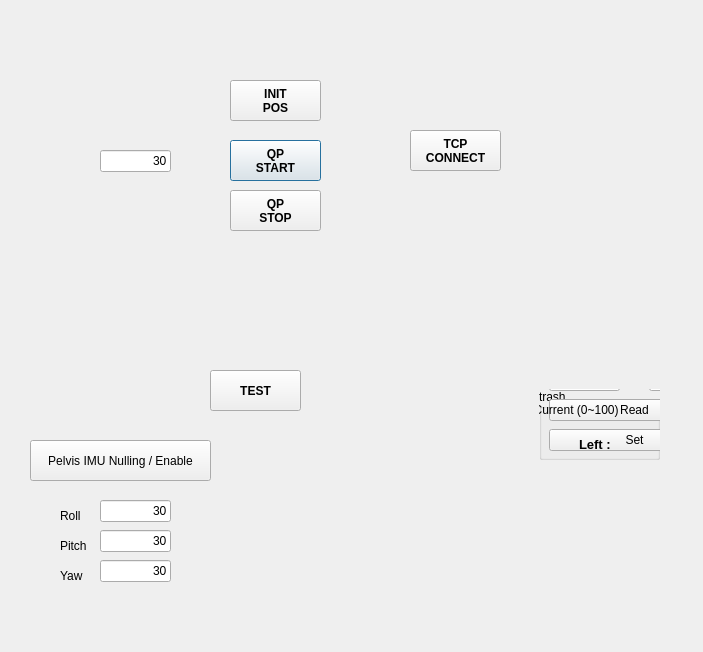
<?xml version="1.0" encoding="UTF-8"?>
<ui version="4.0">
 <class>TutorialDialog</class>
 <widget class="QDialog" name="TutorialDialog">
  <property name="geometry">
   <rect>
    <x>0</x>
    <y>0</y>
    <width>703</width>
    <height>652</height>
   </rect>
  </property>
  <property name="windowTitle">
   <string>Dialog</string>
  </property>
  <widget class="QLineEdit" name="LE_CURRENT">
   <property name="geometry">
    <rect>
     <x>100</x>
     <y>150</y>
     <width>71</width>
     <height>22</height>
    </rect>
   </property>
   <property name="text">
    <string>30</string>
   </property>
   <property name="alignment">
    <set>Qt::AlignRight|Qt::AlignTrailing|Qt::AlignVCenter</set>
   </property>
  </widget>
  <widget class="QPushButton" name="BTN_QP_START">
   <property name="geometry">
    <rect>
     <x>230</x>
     <y>140</y>
     <width>91</width>
     <height>41</height>
    </rect>
   </property>
   <property name="font">
    <font>
     <weight>75</weight>
     <bold>true</bold>
    </font>
   </property>
   <property name="text">
    <string>QP
START</string>
   </property>
  </widget>
  <widget class="QPushButton" name="BTN_QP_STOP">
   <property name="geometry">
    <rect>
     <x>230</x>
     <y>190</y>
     <width>91</width>
     <height>41</height>
    </rect>
   </property>
   <property name="font">
    <font>
     <weight>75</weight>
     <bold>true</bold>
    </font>
   </property>
   <property name="text">
    <string>QP
STOP</string>
   </property>
  </widget>
  <widget class="QGroupBox" name="groupBox">
   <property name="geometry">
    <rect>
     <x>539</x>
     <y>389</y>
     <width>121</width>
     <height>71</height>
    </rect>
   </property>
   <property name="title">
    <string>trash</string>
   </property>
   <widget class="QPushButton" name="BTN_SET_MODI">
    <property name="geometry">
     <rect>
      <x>10</x>
      <y>40</y>
      <width>171</width>
      <height>22</height>
     </rect>
    </property>
    <property name="text">
     <string>Set</string>
    </property>
   </widget>
   <widget class="QLineEdit" name="LE_MODI_R4">
    <property name="geometry">
     <rect>
      <x>10</x>
      <y>-20</y>
      <width>71</width>
      <height>22</height>
     </rect>
    </property>
    <property name="text">
     <string>30</string>
    </property>
    <property name="alignment">
     <set>Qt::AlignRight|Qt::AlignTrailing|Qt::AlignVCenter</set>
    </property>
   </widget>
   <widget class="QLineEdit" name="LE_MODI_R3">
    <property name="geometry">
     <rect>
      <x>10</x>
      <y>-50</y>
      <width>71</width>
      <height>22</height>
     </rect>
    </property>
    <property name="text">
     <string>30</string>
    </property>
    <property name="alignment">
     <set>Qt::AlignRight|Qt::AlignTrailing|Qt::AlignVCenter</set>
    </property>
   </widget>
   <widget class="QLineEdit" name="LE_MODI_R0">
    <property name="geometry">
     <rect>
      <x>10</x>
      <y>-140</y>
      <width>71</width>
      <height>22</height>
     </rect>
    </property>
    <property name="text">
     <string>30</string>
    </property>
    <property name="alignment">
     <set>Qt::AlignRight|Qt::AlignTrailing|Qt::AlignVCenter</set>
    </property>
   </widget>
   <widget class="QLineEdit" name="LE_MODI_L0">
    <property name="geometry">
     <rect>
      <x>110</x>
      <y>-140</y>
      <width>71</width>
      <height>22</height>
     </rect>
    </property>
    <property name="text">
     <string>30</string>
    </property>
    <property name="alignment">
     <set>Qt::AlignRight|Qt::AlignTrailing|Qt::AlignVCenter</set>
    </property>
   </widget>
   <widget class="QPushButton" name="BTN_READ_MODI">
    <property name="geometry">
     <rect>
      <x>10</x>
      <y>10</y>
      <width>171</width>
      <height>22</height>
     </rect>
    </property>
    <property name="text">
     <string>Read</string>
    </property>
   </widget>
   <widget class="QLineEdit" name="LE_MODI_L3">
    <property name="geometry">
     <rect>
      <x>110</x>
      <y>-50</y>
      <width>71</width>
      <height>22</height>
     </rect>
    </property>
    <property name="text">
     <string>30</string>
    </property>
    <property name="alignment">
     <set>Qt::AlignRight|Qt::AlignTrailing|Qt::AlignVCenter</set>
    </property>
   </widget>
   <widget class="QLineEdit" name="LE_MODI_L1">
    <property name="geometry">
     <rect>
      <x>110</x>
      <y>-110</y>
      <width>71</width>
      <height>22</height>
     </rect>
    </property>
    <property name="text">
     <string>30</string>
    </property>
    <property name="alignment">
     <set>Qt::AlignRight|Qt::AlignTrailing|Qt::AlignVCenter</set>
    </property>
   </widget>
   <widget class="QLineEdit" name="LE_MODI_R2">
    <property name="geometry">
     <rect>
      <x>10</x>
      <y>-80</y>
      <width>71</width>
      <height>22</height>
     </rect>
    </property>
    <property name="text">
     <string>30</string>
    </property>
    <property name="alignment">
     <set>Qt::AlignRight|Qt::AlignTrailing|Qt::AlignVCenter</set>
    </property>
   </widget>
   <widget class="QLineEdit" name="LE_MODI_L4">
    <property name="geometry">
     <rect>
      <x>110</x>
      <y>-20</y>
      <width>71</width>
      <height>22</height>
     </rect>
    </property>
    <property name="text">
     <string>30</string>
    </property>
    <property name="alignment">
     <set>Qt::AlignRight|Qt::AlignTrailing|Qt::AlignVCenter</set>
    </property>
   </widget>
   <widget class="QLabel" name="label_22">
    <property name="geometry">
     <rect>
      <x>110</x>
      <y>-170</y>
      <width>71</width>
      <height>21</height>
     </rect>
    </property>
    <property name="font">
     <font>
      <pointsize>10</pointsize>
      <weight>75</weight>
      <bold>true</bold>
     </font>
    </property>
    <property name="text">
     <string>Left</string>
    </property>
    <property name="alignment">
     <set>Qt::AlignCenter</set>
    </property>
   </widget>
   <widget class="QLineEdit" name="LE_MODI_R1">
    <property name="geometry">
     <rect>
      <x>10</x>
      <y>-110</y>
      <width>71</width>
      <height>22</height>
     </rect>
    </property>
    <property name="text">
     <string>30</string>
    </property>
    <property name="alignment">
     <set>Qt::AlignRight|Qt::AlignTrailing|Qt::AlignVCenter</set>
    </property>
   </widget>
   <widget class="QLineEdit" name="LE_MODI_L2">
    <property name="geometry">
     <rect>
      <x>110</x>
      <y>-80</y>
      <width>71</width>
      <height>22</height>
     </rect>
    </property>
    <property name="text">
     <string>30</string>
    </property>
    <property name="alignment">
     <set>Qt::AlignRight|Qt::AlignTrailing|Qt::AlignVCenter</set>
    </property>
   </widget>
   <widget class="QLabel" name="label_21">
    <property name="geometry">
     <rect>
      <x>10</x>
      <y>-170</y>
      <width>71</width>
      <height>21</height>
     </rect>
    </property>
    <property name="font">
     <font>
      <pointsize>10</pointsize>
      <weight>75</weight>
      <bold>true</bold>
     </font>
    </property>
    <property name="text">
     <string>Right</string>
    </property>
    <property name="alignment">
     <set>Qt::AlignCenter</set>
    </property>
   </widget>
   <widget class="QPushButton" name="BTN_INIT_ALLHAND">
    <property name="geometry">
     <rect>
      <x>280</x>
      <y>210</y>
      <width>91</width>
      <height>41</height>
     </rect>
    </property>
    <property name="font">
     <font>
      <weight>75</weight>
      <bold>true</bold>
     </font>
    </property>
    <property name="text">
     <string>All
Init</string>
    </property>
   </widget>
   <widget class="QLabel" name="label_11">
    <property name="geometry">
     <rect>
      <x>-230</x>
      <y>150</y>
      <width>51</width>
      <height>21</height>
     </rect>
    </property>
    <property name="text">
     <string>Finger2</string>
    </property>
   </widget>
   <widget class="QPushButton" name="BTN_R_GRASP0">
    <property name="geometry">
     <rect>
      <x>-170</x>
      <y>90</y>
      <width>71</width>
      <height>22</height>
     </rect>
    </property>
    <property name="text">
     <string>Grasp</string>
    </property>
   </widget>
   <widget class="QPushButton" name="BTN_R_RELEASE3">
    <property name="geometry">
     <rect>
      <x>-90</x>
      <y>180</y>
      <width>71</width>
      <height>22</height>
     </rect>
    </property>
    <property name="text">
     <string>Release</string>
    </property>
   </widget>
   <widget class="QLabel" name="label_20">
    <property name="geometry">
     <rect>
      <x>40</x>
      <y>150</y>
      <width>51</width>
      <height>21</height>
     </rect>
    </property>
    <property name="text">
     <string>Finger2</string>
    </property>
   </widget>
   <widget class="QLabel" name="LB_LF_MODE">
    <property name="geometry">
     <rect>
      <x>40</x>
      <y>40</y>
      <width>191</width>
      <height>31</height>
     </rect>
    </property>
    <property name="font">
     <font>
      <pointsize>10</pointsize>
      <weight>75</weight>
      <bold>true</bold>
     </font>
    </property>
    <property name="text">
     <string>Left : </string>
    </property>
   </widget>
   <widget class="QPushButton" name="BTN_R_GRASP1">
    <property name="geometry">
     <rect>
      <x>-170</x>
      <y>120</y>
      <width>71</width>
      <height>22</height>
     </rect>
    </property>
    <property name="text">
     <string>Grasp</string>
    </property>
   </widget>
   <widget class="Line" name="line">
    <property name="geometry">
     <rect>
      <x>-220</x>
      <y>30</y>
      <width>118</width>
      <height>3</height>
     </rect>
    </property>
    <property name="font">
     <font>
      <pointsize>9</pointsize>
     </font>
    </property>
    <property name="lineWidth">
     <number>2</number>
    </property>
    <property name="orientation">
     <enum>Qt::Horizontal</enum>
    </property>
   </widget>
   <widget class="QLabel" name="label_2">
    <property name="geometry">
     <rect>
      <x>-220</x>
      <y>0</y>
      <width>171</width>
      <height>31</height>
     </rect>
    </property>
    <property name="font">
     <font>
      <pointsize>12</pointsize>
      <weight>75</weight>
      <bold>true</bold>
     </font>
    </property>
    <property name="text">
     <string>Finger Control</string>
    </property>
   </widget>
   <widget class="QLabel" name="label_19">
    <property name="geometry">
     <rect>
      <x>40</x>
      <y>120</y>
      <width>51</width>
      <height>21</height>
     </rect>
    </property>
    <property name="text">
     <string>Finger1</string>
    </property>
   </widget>
   <widget class="QPushButton" name="BTN_L_RELEASE1">
    <property name="geometry">
     <rect>
      <x>180</x>
      <y>120</y>
      <width>71</width>
      <height>22</height>
     </rect>
    </property>
    <property name="text">
     <string>Release</string>
    </property>
   </widget>
   <widget class="QPushButton" name="BTN_L_RELEASE0">
    <property name="geometry">
     <rect>
      <x>180</x>
      <y>90</y>
      <width>71</width>
      <height>22</height>
     </rect>
    </property>
    <property name="text">
     <string>Release</string>
    </property>
   </widget>
   <widget class="QPushButton" name="BTN_R_RELEASE2">
    <property name="geometry">
     <rect>
      <x>-90</x>
      <y>150</y>
      <width>71</width>
      <height>22</height>
     </rect>
    </property>
    <property name="text">
     <string>Release</string>
    </property>
   </widget>
   <widget class="QLabel" name="label_17">
    <property name="geometry">
     <rect>
      <x>40</x>
      <y>210</y>
      <width>51</width>
      <height>21</height>
     </rect>
    </property>
    <property name="text">
     <string>Finger4</string>
    </property>
   </widget>
   <widget class="QLabel" name="label_8">
    <property name="geometry">
     <rect>
      <x>200</x>
      <y>10</y>
      <width>191</width>
      <height>21</height>
     </rect>
    </property>
    <property name="text">
     <string>each digit means 0.083mA</string>
    </property>
   </widget>
   <widget class="QPushButton" name="BTN_L_GRASP0">
    <property name="geometry">
     <rect>
      <x>100</x>
      <y>90</y>
      <width>71</width>
      <height>22</height>
     </rect>
    </property>
    <property name="text">
     <string>Grasp</string>
    </property>
   </widget>
   <widget class="QPushButton" name="BTN_R_RELEASE_ALL">
    <property name="geometry">
     <rect>
      <x>-90</x>
      <y>260</y>
      <width>71</width>
      <height>22</height>
     </rect>
    </property>
    <property name="text">
     <string>Release</string>
    </property>
   </widget>
   <widget class="QPushButton" name="BTN_R_GRASP2">
    <property name="geometry">
     <rect>
      <x>-170</x>
      <y>150</y>
      <width>71</width>
      <height>22</height>
     </rect>
    </property>
    <property name="text">
     <string>Grasp</string>
    </property>
   </widget>
   <widget class="QLabel" name="label_15">
    <property name="geometry">
     <rect>
      <x>60</x>
      <y>260</y>
      <width>31</width>
      <height>21</height>
     </rect>
    </property>
    <property name="text">
     <string>All </string>
    </property>
   </widget>
   <widget class="QPushButton" name="BTN_L_RELEASE4">
    <property name="geometry">
     <rect>
      <x>180</x>
      <y>210</y>
      <width>71</width>
      <height>22</height>
     </rect>
    </property>
    <property name="text">
     <string>Release</string>
    </property>
   </widget>
   <widget class="QPushButton" name="BTN_R_GRASP4">
    <property name="geometry">
     <rect>
      <x>-170</x>
      <y>210</y>
      <width>71</width>
      <height>22</height>
     </rect>
    </property>
    <property name="text">
     <string>Grasp</string>
    </property>
   </widget>
   <widget class="QPushButton" name="BTN_L_GRASP2">
    <property name="geometry">
     <rect>
      <x>100</x>
      <y>150</y>
      <width>71</width>
      <height>22</height>
     </rect>
    </property>
    <property name="text">
     <string>Grasp</string>
    </property>
   </widget>
   <widget class="QLabel" name="label_18">
    <property name="geometry">
     <rect>
      <x>40</x>
      <y>180</y>
      <width>51</width>
      <height>21</height>
     </rect>
    </property>
    <property name="text">
     <string>Finger3</string>
    </property>
   </widget>
   <widget class="QPushButton" name="BTN_R_RELEASE1">
    <property name="geometry">
     <rect>
      <x>-90</x>
      <y>120</y>
      <width>71</width>
      <height>22</height>
     </rect>
    </property>
    <property name="text">
     <string>Release</string>
    </property>
   </widget>
   <widget class="QPushButton" name="BTN_L_RELEASE2">
    <property name="geometry">
     <rect>
      <x>180</x>
      <y>150</y>
      <width>71</width>
      <height>22</height>
     </rect>
    </property>
    <property name="text">
     <string>Release</string>
    </property>
   </widget>
   <widget class="QLabel" name="label_14">
    <property name="geometry">
     <rect>
      <x>-210</x>
      <y>260</y>
      <width>31</width>
      <height>21</height>
     </rect>
    </property>
    <property name="text">
     <string>All </string>
    </property>
   </widget>
   <widget class="QPushButton" name="BTN_R_RELEASE0">
    <property name="geometry">
     <rect>
      <x>-90</x>
      <y>90</y>
      <width>71</width>
      <height>22</height>
     </rect>
    </property>
    <property name="text">
     <string>Release</string>
    </property>
   </widget>
   <widget class="QLabel" name="label_13">
    <property name="geometry">
     <rect>
      <x>-230</x>
      <y>210</y>
      <width>51</width>
      <height>21</height>
     </rect>
    </property>
    <property name="text">
     <string>Finger4</string>
    </property>
   </widget>
   <widget class="QLabel" name="LB_RF_MODE">
    <property name="geometry">
     <rect>
      <x>-230</x>
      <y>40</y>
      <width>201</width>
      <height>31</height>
     </rect>
    </property>
    <property name="font">
     <font>
      <pointsize>10</pointsize>
      <weight>75</weight>
      <bold>true</bold>
     </font>
    </property>
    <property name="text">
     <string>Right : </string>
    </property>
   </widget>
   <widget class="QPushButton" name="BTN_L_RELEASE_ALL">
    <property name="geometry">
     <rect>
      <x>180</x>
      <y>260</y>
      <width>71</width>
      <height>22</height>
     </rect>
    </property>
    <property name="text">
     <string>Release</string>
    </property>
   </widget>
   <widget class="QPushButton" name="BTN_L_GRASP_ALL">
    <property name="geometry">
     <rect>
      <x>100</x>
      <y>260</y>
      <width>71</width>
      <height>22</height>
     </rect>
    </property>
    <property name="text">
     <string>Grasp</string>
    </property>
   </widget>
   <widget class="QLabel" name="label_7">
    <property name="geometry">
     <rect>
      <x>-50</x>
      <y>10</y>
      <width>161</width>
      <height>21</height>
     </rect>
    </property>
    <property name="text">
     <string>Desired Current (0~100)</string>
    </property>
   </widget>
   <widget class="QPushButton" name="BTN_L_GRASP3">
    <property name="geometry">
     <rect>
      <x>100</x>
      <y>180</y>
      <width>71</width>
      <height>22</height>
     </rect>
    </property>
    <property name="text">
     <string>Grasp</string>
    </property>
   </widget>
   <widget class="QPushButton" name="BTN_R_GRASP_ALL">
    <property name="geometry">
     <rect>
      <x>-170</x>
      <y>260</y>
      <width>71</width>
      <height>22</height>
     </rect>
    </property>
    <property name="text">
     <string>Grasp</string>
    </property>
   </widget>
   <widget class="QPushButton" name="BTN_R_RELEASE4">
    <property name="geometry">
     <rect>
      <x>-90</x>
      <y>210</y>
      <width>71</width>
      <height>22</height>
     </rect>
    </property>
    <property name="text">
     <string>Release</string>
    </property>
   </widget>
   <widget class="QLabel" name="label_10">
    <property name="geometry">
     <rect>
      <x>-230</x>
      <y>120</y>
      <width>51</width>
      <height>21</height>
     </rect>
    </property>
    <property name="text">
     <string>Finger1</string>
    </property>
   </widget>
   <widget class="QPushButton" name="BTN_R_GRASP3">
    <property name="geometry">
     <rect>
      <x>-170</x>
      <y>180</y>
      <width>71</width>
      <height>22</height>
     </rect>
    </property>
    <property name="text">
     <string>Grasp</string>
    </property>
   </widget>
   <widget class="QLabel" name="label_9">
    <property name="geometry">
     <rect>
      <x>-230</x>
      <y>80</y>
      <width>51</width>
      <height>31</height>
     </rect>
    </property>
    <property name="text">
     <string>Thumb
Gripper</string>
    </property>
   </widget>
   <widget class="QPushButton" name="BTN_L_GRASP1">
    <property name="geometry">
     <rect>
      <x>100</x>
      <y>120</y>
      <width>71</width>
      <height>22</height>
     </rect>
    </property>
    <property name="text">
     <string>Grasp</string>
    </property>
   </widget>
   <widget class="QPushButton" name="BTN_L_GRASP4">
    <property name="geometry">
     <rect>
      <x>100</x>
      <y>210</y>
      <width>71</width>
      <height>22</height>
     </rect>
    </property>
    <property name="text">
     <string>Grasp</string>
    </property>
   </widget>
   <widget class="QPushButton" name="BTN_L_RELEASE3">
    <property name="geometry">
     <rect>
      <x>180</x>
      <y>180</y>
      <width>71</width>
      <height>22</height>
     </rect>
    </property>
    <property name="text">
     <string>Release</string>
    </property>
   </widget>
   <widget class="QLabel" name="label_12">
    <property name="geometry">
     <rect>
      <x>-230</x>
      <y>180</y>
      <width>51</width>
      <height>21</height>
     </rect>
    </property>
    <property name="text">
     <string>Finger3</string>
    </property>
   </widget>
  </widget>
  <widget class="QPushButton" name="BTN_TEST">
   <property name="geometry">
    <rect>
     <x>210</x>
     <y>370</y>
     <width>91</width>
     <height>41</height>
    </rect>
   </property>
   <property name="font">
    <font>
     <weight>75</weight>
     <bold>true</bold>
    </font>
   </property>
   <property name="text">
    <string>TEST</string>
   </property>
  </widget>
  <widget class="QPushButton" name="BTN_IMU_NULL">
   <property name="geometry">
    <rect>
     <x>30</x>
     <y>440</y>
     <width>181</width>
     <height>41</height>
    </rect>
   </property>
   <property name="text">
    <string>Pelvis IMU Nulling / Enable</string>
   </property>
  </widget>
  <widget class="QPushButton" name="BTN_INIT_POS">
   <property name="geometry">
    <rect>
     <x>230</x>
     <y>80</y>
     <width>91</width>
     <height>41</height>
    </rect>
   </property>
   <property name="font">
    <font>
     <weight>75</weight>
     <bold>true</bold>
    </font>
   </property>
   <property name="text">
    <string>INIT
POS</string>
   </property>
  </widget>
  <widget class="QLineEdit" name="LE_IMU_ROLL">
   <property name="geometry">
    <rect>
     <x>100</x>
     <y>500</y>
     <width>71</width>
     <height>22</height>
    </rect>
   </property>
   <property name="text">
    <string>30</string>
   </property>
   <property name="alignment">
    <set>Qt::AlignRight|Qt::AlignTrailing|Qt::AlignVCenter</set>
   </property>
  </widget>
  <widget class="QLineEdit" name="LE_IMU_PITCH">
   <property name="geometry">
    <rect>
     <x>100</x>
     <y>530</y>
     <width>71</width>
     <height>22</height>
    </rect>
   </property>
   <property name="text">
    <string>30</string>
   </property>
   <property name="alignment">
    <set>Qt::AlignRight|Qt::AlignTrailing|Qt::AlignVCenter</set>
   </property>
  </widget>
  <widget class="QLineEdit" name="LE_IMU_YAW">
   <property name="geometry">
    <rect>
     <x>100</x>
     <y>560</y>
     <width>71</width>
     <height>22</height>
    </rect>
   </property>
   <property name="text">
    <string>30</string>
   </property>
   <property name="alignment">
    <set>Qt::AlignRight|Qt::AlignTrailing|Qt::AlignVCenter</set>
   </property>
  </widget>
  <widget class="QLabel" name="label_16">
   <property name="geometry">
    <rect>
     <x>60</x>
     <y>500</y>
     <width>51</width>
     <height>31</height>
    </rect>
   </property>
   <property name="text">
    <string>Roll</string>
   </property>
  </widget>
  <widget class="QLabel" name="label_23">
   <property name="geometry">
    <rect>
     <x>60</x>
     <y>560</y>
     <width>51</width>
     <height>31</height>
    </rect>
   </property>
   <property name="text">
    <string>Yaw</string>
   </property>
  </widget>
  <widget class="QLabel" name="label_24">
   <property name="geometry">
    <rect>
     <x>60</x>
     <y>530</y>
     <width>51</width>
     <height>31</height>
    </rect>
   </property>
   <property name="text">
    <string>Pitch</string>
   </property>
  </widget>
  <widget class="QPushButton" name="BTN_TCP_CONNECT">
   <property name="geometry">
    <rect>
     <x>410</x>
     <y>130</y>
     <width>91</width>
     <height>41</height>
    </rect>
   </property>
   <property name="font">
    <font>
     <weight>75</weight>
     <bold>true</bold>
    </font>
   </property>
   <property name="text">
    <string>TCP
CONNECT</string>
   </property>
  </widget>
 </widget>
 <resources/>
 <connections/>
</ui>
